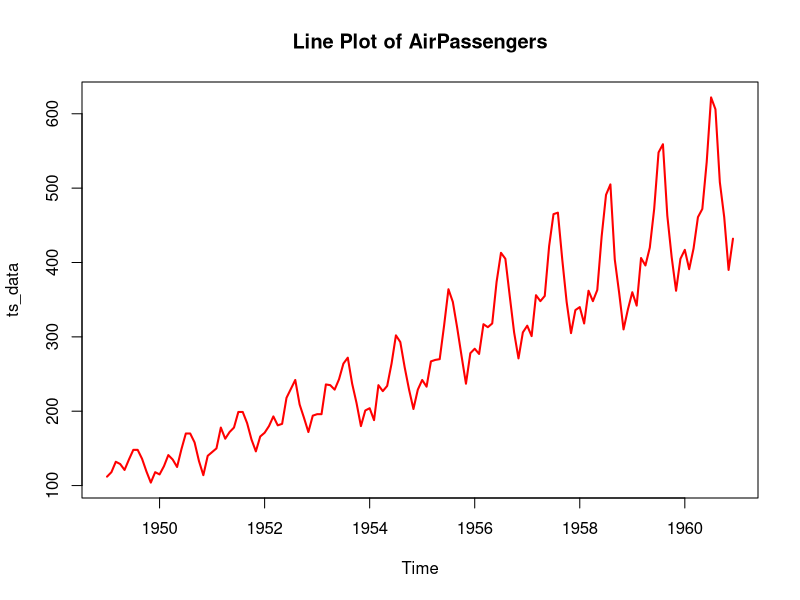
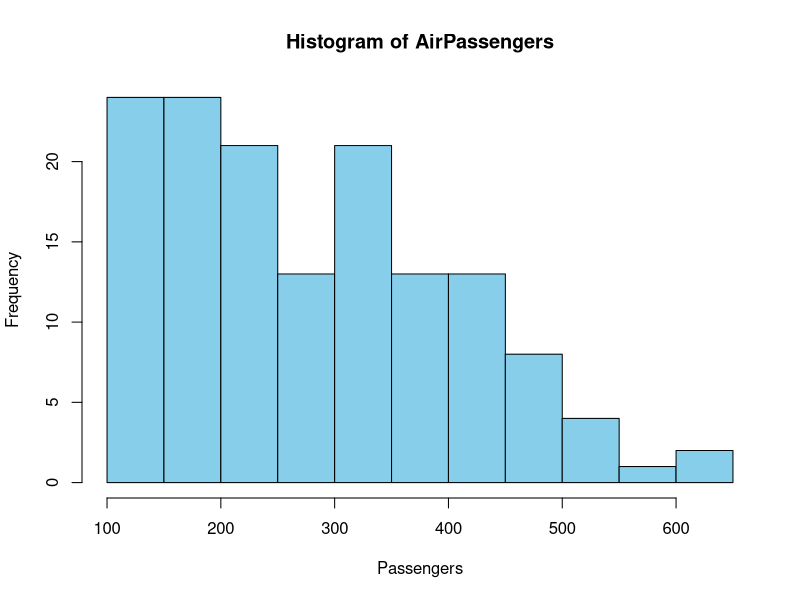
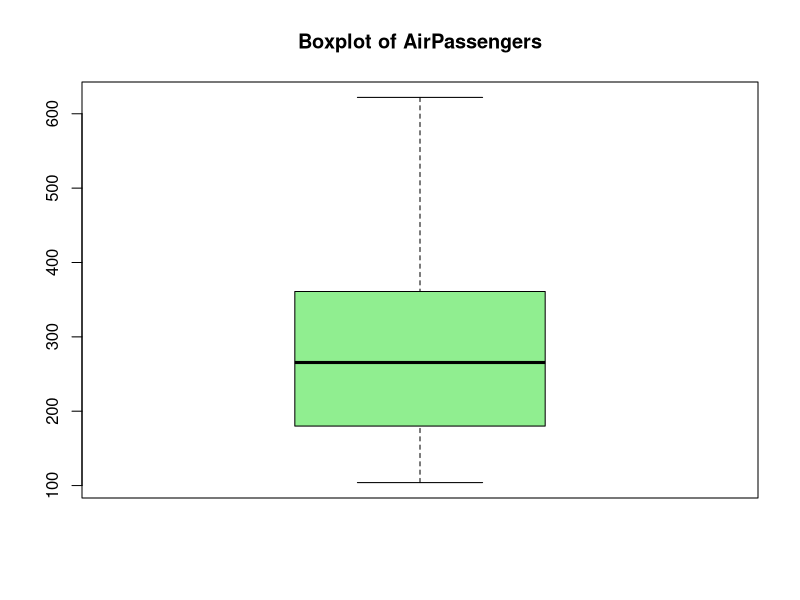
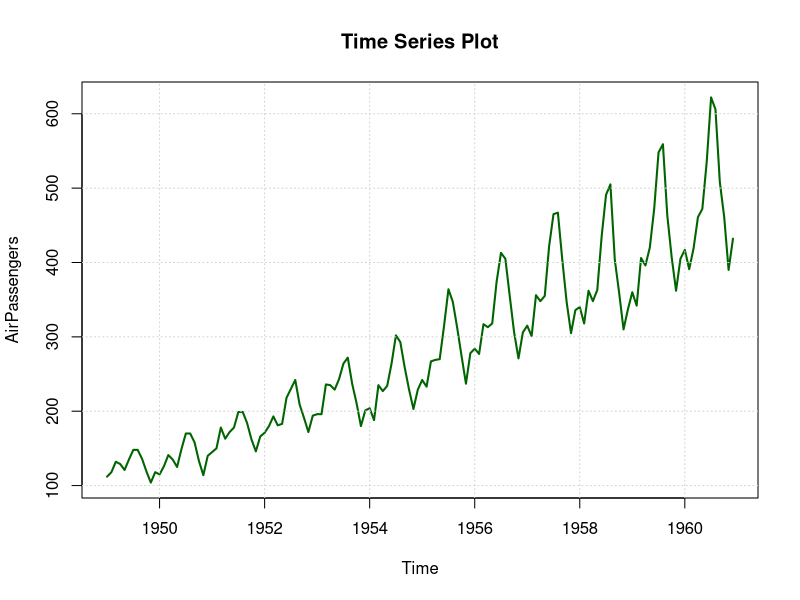

Write the R code that produced these figures, in order.
data("AirPassengers")
AirPassengers 

ts_data <- ts(AirPassengers, start = c(1949,1), frequency = 12)
ts_data

str(ts_data)

class(ts_data) 

start(ts_data) 

end(ts_data)

frequency(ts_data) 

head(ts_data) 

tail(ts_data) 

summary(AirPassengers) 

mean(ts_data)

median(ts_data) 

sd(ts_data) 

min(ts_data) 

max(ts_data) 

range(ts_data) 

quantile(ts_data) 

sum(is.na(ts_data)) 

plot(ts_data,  
     type="l",  
     col="red",  
     lwd=2,  
     main="Line Plot of AirPassengers") 


hist(ts_data, 
     main="Histogram of AirPassengers", 
     col="skyblue", 
     border="black", 
     xlab="Passengers") 

boxplot(AirPassengers, 
        main="Boxplot of AirPassengers", 
        col="lightgreen")

plot(AirPassengers, 
     main="Time Series Plot", 
     col="darkgreen", 
     lwd=2) 
grid()
